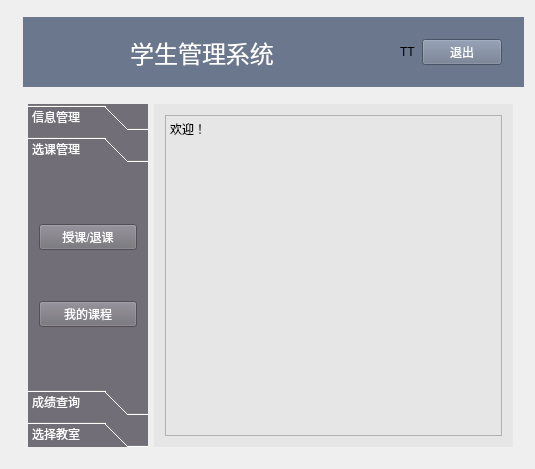
<?xml version="1.0" encoding="UTF-8"?>
<ui version="4.0">
 <class>te_message</class>
 <widget class="QWidget" name="te_message">
  <property name="geometry">
   <rect>
    <x>0</x>
    <y>0</y>
    <width>535</width>
    <height>469</height>
   </rect>
  </property>
  <property name="windowTitle">
   <string>te_message</string>
  </property>
  <layout class="QGridLayout" name="gridLayout_3">
   <item row="0" column="0" rowspan="3" colspan="3">
    <widget class="QWidget" name="widget_6" native="true">
     <layout class="QVBoxLayout" name="verticalLayout_7"/>
    </widget>
   </item>
   <item row="1" column="2">
    <widget class="QWidget" name="widget_2" native="true">
     <property name="styleSheet">
      <string notr="true">background-color: rgb(107, 119, 141);</string>
     </property>
     <layout class="QHBoxLayout" name="horizontalLayout_4" stretch="3,1">
      <item>
       <widget class="QLabel" name="label_2">
        <property name="font">
         <font>
          <pointsize>18</pointsize>
         </font>
        </property>
        <property name="styleSheet">
         <string notr="true">color: rgb(255, 255, 255);</string>
        </property>
        <property name="text">
         <string>学生管理系统</string>
        </property>
        <property name="alignment">
         <set>Qt::AlignCenter</set>
        </property>
        <property name="margin">
         <number>0</number>
        </property>
       </widget>
      </item>
      <item>
       <widget class="QWidget" name="widget_5" native="true">
        <layout class="QHBoxLayout" name="horizontalLayout_5" stretch="3,1,4">
         <item>
          <widget class="QLabel" name="label_7">
           <property name="maximumSize">
            <size>
             <width>30</width>
             <height>30</height>
            </size>
           </property>
           <property name="styleSheet">
            <string notr="true">image: url(:/message/icon/1/cat.webp);</string>
           </property>
           <property name="text">
            <string/>
           </property>
          </widget>
         </item>
         <item>
          <widget class="QLabel" name="label_8">
           <property name="text">
            <string>TT</string>
           </property>
          </widget>
         </item>
         <item>
          <widget class="QPushButton" name="exitsystembtn_2">
           <property name="styleSheet">
            <string notr="true">color: rgb(255, 255, 255);
color：#F0B775</string>
           </property>
           <property name="text">
            <string>退出</string>
           </property>
          </widget>
         </item>
        </layout>
       </widget>
      </item>
     </layout>
    </widget>
   </item>
   <item row="2" column="1" colspan="2">
    <widget class="QWidget" name="widget" native="true">
     <layout class="QGridLayout" name="gridLayout" columnstretch="1,3">
      <item row="0" column="1">
       <widget class="QWidget" name="widget_7" native="true">
        <property name="styleSheet">
         <string notr="true">background-color: rgb(230, 230, 230);</string>
        </property>
        <layout class="QGridLayout" name="gridLayout_2">
         <item row="0" column="1">
          <widget class="QTextBrowser" name="textBrowser_2">
           <property name="html">
            <string>&lt;!DOCTYPE HTML PUBLIC &quot;-//W3C//DTD HTML 4.0//EN&quot; &quot;http://www.w3.org/TR/REC-html40/strict.dtd&quot;&gt;
&lt;html&gt;&lt;head&gt;&lt;meta name=&quot;qrichtext&quot; content=&quot;1&quot; /&gt;&lt;style type=&quot;text/css&quot;&gt;
p, li { white-space: pre-wrap; }
&lt;/style&gt;&lt;/head&gt;&lt;body style=&quot; font-family:'SimSun'; font-size:9pt; font-weight:400; font-style:normal;&quot;&gt;
&lt;p style=&quot; margin-top:0px; margin-bottom:0px; margin-left:0px; margin-right:0px; -qt-block-indent:0; text-indent:0px;&quot;&gt;欢迎！&lt;/p&gt;&lt;/body&gt;&lt;/html&gt;</string>
           </property>
          </widget>
         </item>
        </layout>
       </widget>
      </item>
      <item row="0" column="0">
       <widget class="QToolBox" name="toolBox_2">
        <property name="styleSheet">
         <string notr="true">color: rgb(255, 255, 255);
background-color: rgb(113, 110, 119);</string>
        </property>
        <property name="currentIndex">
         <number>1</number>
        </property>
        <widget class="QWidget" name="page_5">
         <property name="geometry">
          <rect>
           <x>0</x>
           <y>0</y>
           <width>166</width>
           <height>287</height>
          </rect>
         </property>
         <attribute name="label">
          <string>信息管理</string>
         </attribute>
         <layout class="QVBoxLayout" name="verticalLayout_8">
          <item>
           <widget class="QPushButton" name="stu_infobtn">
            <property name="text">
             <string>学生信息</string>
            </property>
           </widget>
          </item>
          <item>
           <widget class="QPushButton" name="infobtn">
            <property name="text">
             <string>个人信息</string>
            </property>
           </widget>
          </item>
         </layout>
        </widget>
        <widget class="QWidget" name="page_6">
         <property name="geometry">
          <rect>
           <x>0</x>
           <y>0</y>
           <width>124</width>
           <height>287</height>
          </rect>
         </property>
         <attribute name="label">
          <string>选课管理</string>
         </attribute>
         <layout class="QVBoxLayout" name="verticalLayout_9">
          <item>
           <widget class="QPushButton" name="chooseclassbtn_2">
            <property name="text">
             <string>授课/退课</string>
            </property>
           </widget>
          </item>
          <item>
           <widget class="QPushButton" name="myclassbtn_2">
            <property name="text">
             <string>我的课程</string>
            </property>
           </widget>
          </item>
         </layout>
        </widget>
        <widget class="QWidget" name="page_7">
         <property name="geometry">
          <rect>
           <x>0</x>
           <y>0</y>
           <width>166</width>
           <height>287</height>
          </rect>
         </property>
         <attribute name="label">
          <string>成绩查询</string>
         </attribute>
         <layout class="QVBoxLayout" name="verticalLayout_10">
          <item>
           <widget class="QPushButton" name="gradebtn_2">
            <property name="text">
             <string>学生成绩</string>
            </property>
           </widget>
          </item>
         </layout>
        </widget>
        <widget class="QWidget" name="page_8">
         <property name="geometry">
          <rect>
           <x>0</x>
           <y>0</y>
           <width>166</width>
           <height>287</height>
          </rect>
         </property>
         <attribute name="label">
          <string>选择教室</string>
         </attribute>
         <layout class="QVBoxLayout" name="verticalLayout_11">
          <item>
           <widget class="QPushButton" name="seeroombtn_2">
            <property name="text">
             <string>查看教室</string>
            </property>
           </widget>
          </item>
         </layout>
        </widget>
       </widget>
      </item>
     </layout>
    </widget>
   </item>
  </layout>
 </widget>
 <layoutdefault spacing="6" margin="11"/>
 <resources/>
 <connections/>
</ui>
